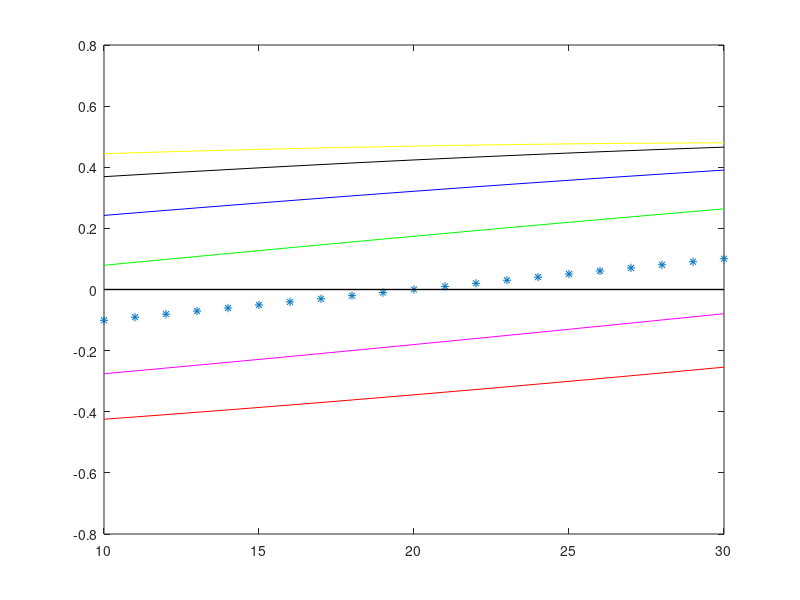

MATLAB code to generate this figure: (Note: this script raises an error after producing the figure.)
A=[50,90,130,170,-30,-70,-110];
x=10:30;
for i=1:7
if A(i)>0
    q(i)=(A(i)-30)/2;
else
    q(i)=(150-abs(A(i)))/2;
end
end
f=sind(31.357738)*sind(x-70-4.541789+2*q(1))-sind(4.541789)*sind(90-x-31.3577738);
plot(x,f,'r')
hold on;
f=sind(31.357738)*sind(x-70-4.541789+2*q(2))-sind(4.541789)*sind(90-x-31.3577738);
  plot(x,f,'*')
    hold on;
    f=sind(31.357738)*sind(x-70-4.541789+2*q(3))-sind(4.541789)*sind(90-x-31.3577738);
    plot(x,f,'b')
    hold on;
    f=sind(31.357738)*sind(x-70-4.541789+2*q(4))-sind(4.541789)*sind(90-x-31.3577738);
    plot(x,f,'y')
    hold on;
    f=sind(31.357738)*sind(x-70-4.541789+2*q(5))-sind(4.541789)*sind(90-x-31.3577738);
   plot(x,f,'k')
    hold on;
    f=sind(31.357738)*sind(x-70-4.541789+2*q(6))-sind(4.541789)*sind(90-x-31.3577738);
    plot(x,f,'g')
    hold on;
    f=sind(31.357738)*sind(x-70-4.541789+2*q(7))-sind(4.541789)*sind(90-x-31.3577738);
plot(x,f,'m')
    hold on;
    xlim=get(gca,'Xlim');
    hold on;
    plot(xlim,[0,0],'k-','LineWidth',1)
    [q11,q12]=hh(55,q(1));
    [q21,q22]=hh(20,q(2));
    [q31,q32]=hh(-17,q(3));
    [q41,q42]=hh(-56,q(4));
    [q51,q52]=hh(-36,q(5));
    [q61,q62]=hh(0,q(6));
    [q71,q72]=hh(38,q(7));
    D(1)=DD(q11,q12,100,30);
    D(2)=DD(q21,q22,100,30);
    D(3)=DD(q31,q32,100,30);
    D(4)=DD(q41,q42,100,30);
    D(5)=DD(q51,q52,100,30);
    D(6)=DD(q61,q62,100,30);
    D(7)=DD(q71,q72,100,30);